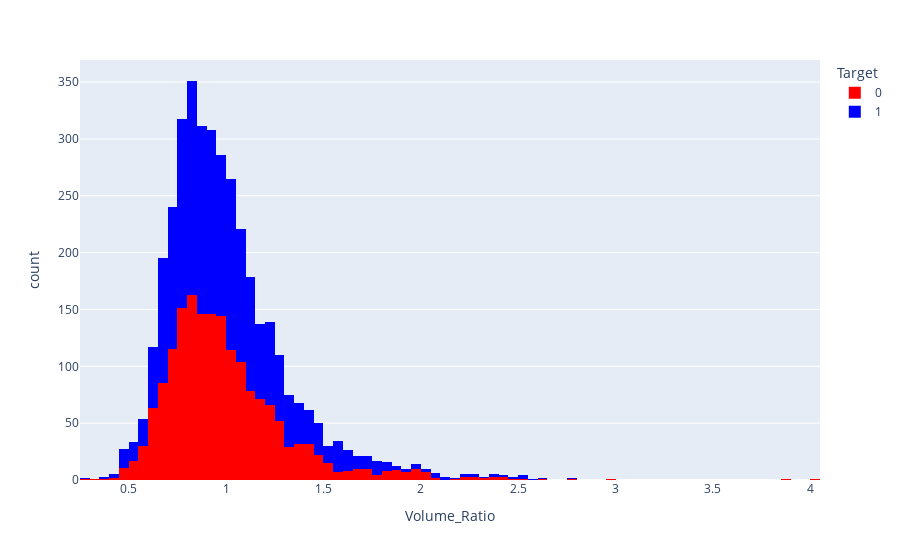

Write notebook code for a chart like this one.
### Code cell
px.histogram(stock_df, x = 'Volume_Ratio', color = 'Target', color_discrete_sequence = ['red', 'blue'])

### Figure 1 — Plotly figure (JSON) as saved in the notebook; plotly's stock layout.template omitted (floating-point values rounded to 4 significant figures; data arrays with more than 128 entries replaced by an {"elided": "..."} marker saying what was removed)
{"data": [{"bingroup": "x", "hovertemplate": "Target=0<br>Volume_Ratio=%{x}<br>count=%{y}<extra></extra>", "legendgroup": "0", "marker": {"color": "red", "pattern": {"shape": ""}}, "name": "0", "orientation": "v", "showlegend": true, "type": "histogram", "x": {"elided": "1795 float values"}, "xaxis": "x", "yaxis": "y"}, {"bingroup": "x", "hovertemplate": "Target=1<br>Volume_Ratio=%{x}<br>count=%{y}<extra></extra>", "legendgroup": "1", "marker": {"color": "blue", "pattern": {"shape": ""}}, "name": "1", "orientation": "v", "showlegend": true, "type": "histogram", "x": {"elided": "2021 float values"}, "xaxis": "x", "yaxis": "y"}], "layout": {"barmode": "relative", "legend": {"title": {"text": "Target"}, "tracegroupgap": 0}, "margin": {"t": 60}, "xaxis": {"anchor": "y", "domain": [0, 1], "title": {"text": "Volume_Ratio"}}, "yaxis": {"anchor": "x", "domain": [0, 1], "title": {"text": "count"}}}}
